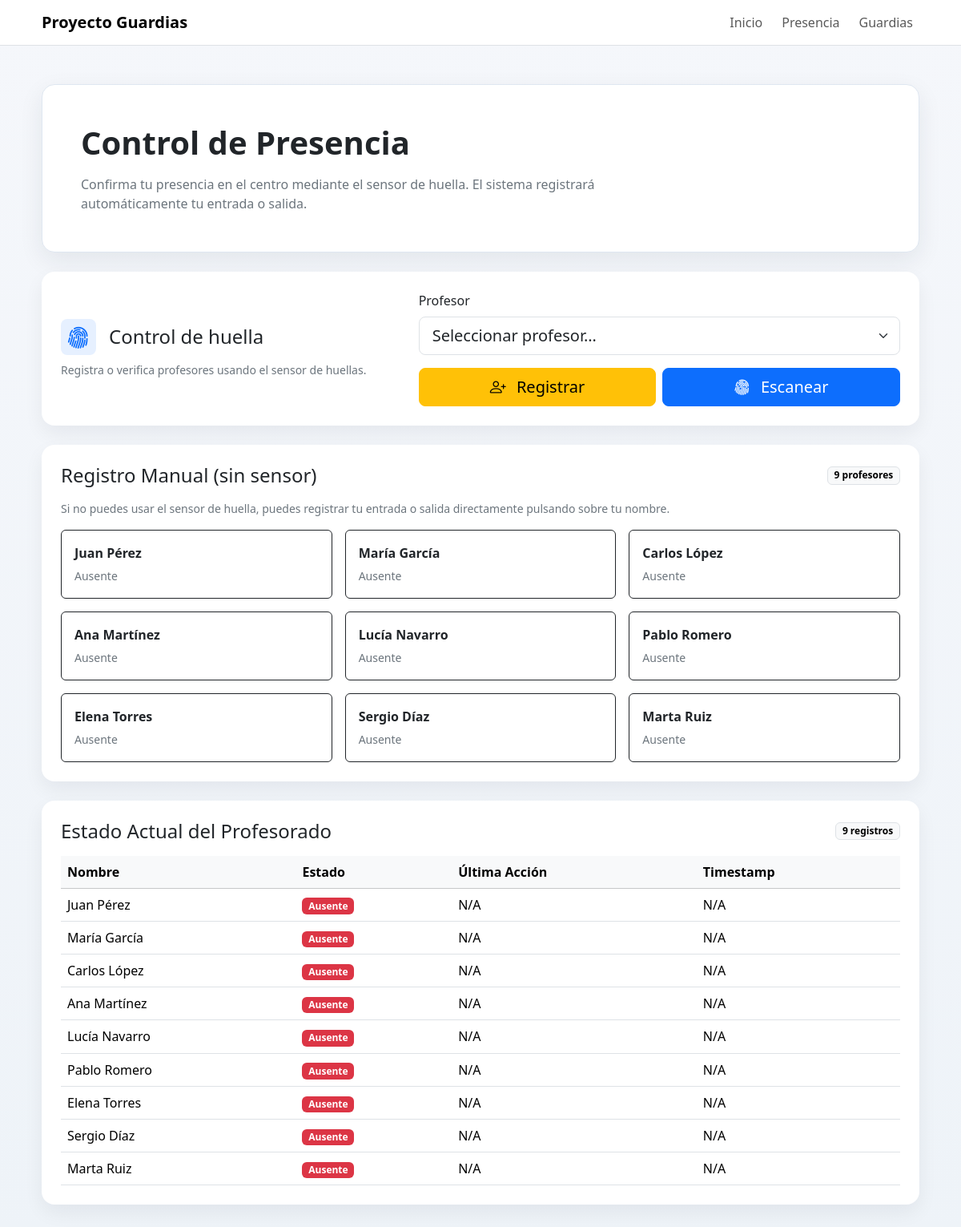
The page /presencia/ on the database as committed earlier.
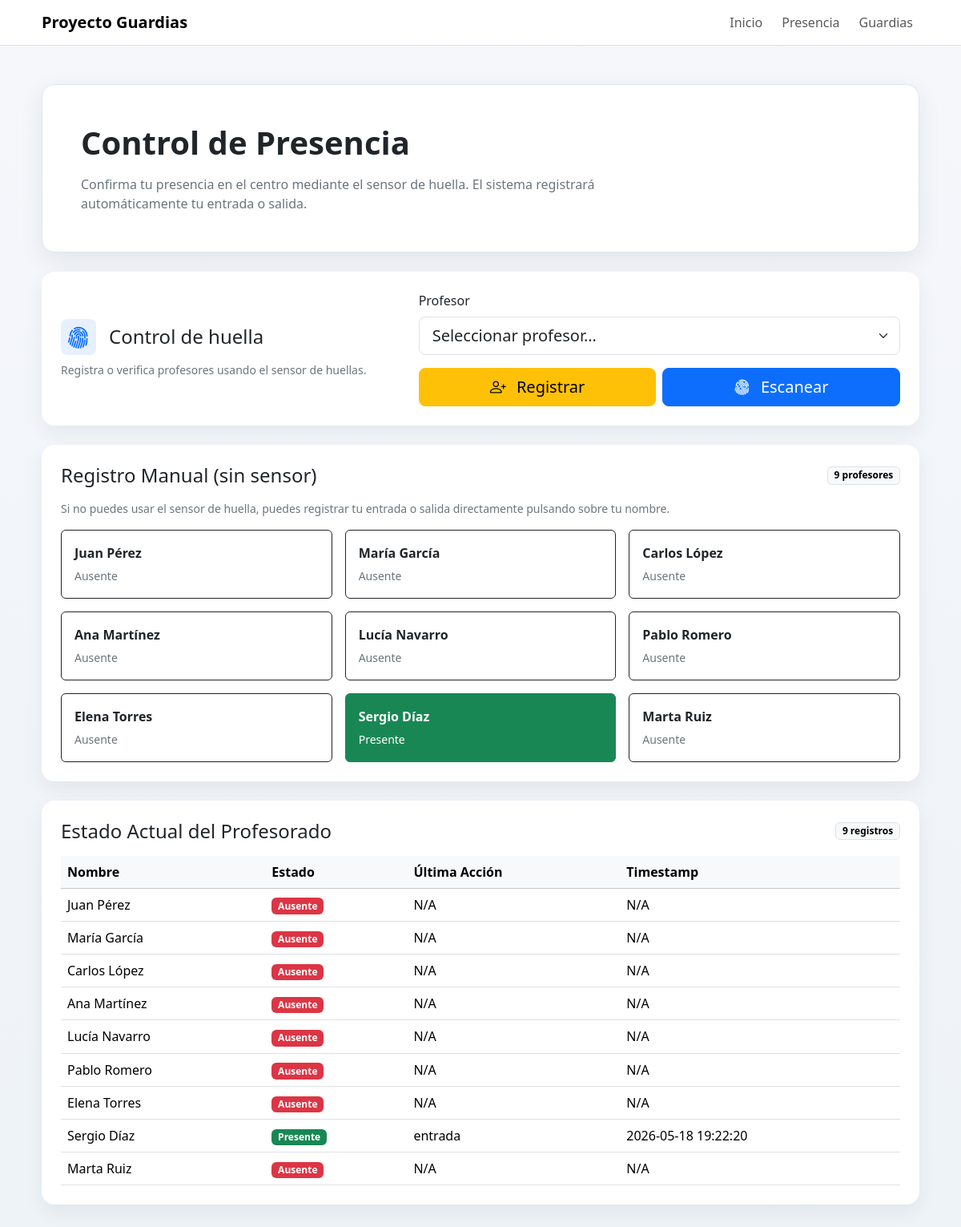
The same page on the database as committed later.
### tables this page shows
CREATE TABLE profesores (id INTEGER PRIMARY KEY AUTOINCREMENT, nombre TEXT NOT NULL, departamento TEXT, huella_id INTEGER, activo INTEGER DEFAULT 1, guardias_acumuladas INTEGER DEFAULT 0, guardias_semana INTEGER DEFAULT 0);

CREATE TABLE presencia (
    id INTEGER PRIMARY KEY AUTOINCREMENT,
    profesor_id INTEGER,
    timestamp DATETIME DEFAULT CURRENT_TIMESTAMP,
    tipo TEXT,   -- 'entrada' o 'salida'
    FOREIGN KEY (profesor_id) REFERENCES "profesores_legacy"(id)
);

### app.py (the view)
@bp.route("")
@bp.route("/")
def vista_presencia():
    try:
        estado = obtener_estado_actual()
        db = DBManager(_obtener_db_path())
        profesores = db.get_profesores()
        profesores = [p for p in profesores if p.activo == 1]
    except Exception as e:
        print(f"[ERROR estado presencia] {e}")
        estado = {}
        profesores = []
    return render_template(
        "presencia.html",
        estado=estado,
        profesores=profesores
    )

### app.py (called while the page is built)
def _obtener_db_path():
    return app.config.get("DB_PATH", "ies.db")

### modules/db/db_manager.py (called while the page is built, shortened)
    def get_connection(self):
        return sqlite3.connect(self.db_path)

    @contextmanager
    def _connection(self):
        conn = self.get_connection()
        try:
            self._ensure_schema(conn)
            yield conn
        finally:
            conn.close()

    def _fetch_all(self, query, params=(), model_cls=None):
        with self._connection() as conn:
            cursor = conn.cursor()
            cursor.execute(query, params)
            rows = cursor.fetchall()
        if model_cls is None:
            return rows
        return [model_cls(*row) for row in rows]

    def _fecha_hoy(self, fecha=None):
        return fecha or datetime.now().strftime("%Y-%m-%d")

    def _ensure_profesores_schema(self, conn):
        cursor = conn.cursor()
        cursor.execute("PRAGMA table_info(profesores)")
        schema_rows = cursor.fetchall()
        columnas = {row[1] for row in schema_rows}
        tipos = {row[1]: (row[2] or "").upper() for row in schema_rows}
        schema_actualizado = False
        if "departamento" not in columnas:
            cursor.execute("ALTER TABLE profesores ADD COLUMN departamento TEXT")
            schema_actualizado = True
        if "huella_id" not in columnas:
            cursor.execute("ALTER TABLE profesores ADD COLUMN huella_id INTEGER")
            schema_actualizado = True
        self._normalizar_huella_ids(conn)
        if schema_actualizado:
            conn.commit()

    @staticmethod
    def _normalizar_huella_id_valor(valor):
        if valor is None:
            return None
        if isinstance(valor, int):
            return valor

    def _normalizar_huella_ids(self, conn):
        cursor = conn.cursor()
        cursor.execute("SELECT id, huella_id FROM profesores")
        cambios = []
        for profesor_id, huella_id in cursor.fetchall():
            huella_normalizada = self._normalizar_huella_id_valor(huella_id)
            if huella_id != huella_normalizada:
                cambios.append((huella_normalizada, profesor_id))
        if cambios:
            cursor.executemany(
                "UPDATE profesores SET huella_id = ? WHERE id = ?",
                cambios,
            )
            conn.commit()

    def _ensure_horarios_schema(self, conn):
        cursor = conn.cursor()
        cursor.execute("PRAGMA table_info(horarios)")
        columnas = {row[1] for row in cursor.fetchall()}

### templates/presencia.html (shortened to what this page needs)
<!DOCTYPE html>
<html lang="es">
<head>
    <link href="https://cdn.jsdelivr.net/npm/bootstrap@5.3.3/dist/css/bootstrap.min.css" rel="stylesheet">
    <link rel="stylesheet" href="https://cdn.jsdelivr.net/npm/bootstrap-icons@1.11.3/font/bootstrap-icons.min.css">
</head>
<body>
    <nav class="navbar navbar-expand-lg bg-white border-bottom sticky-top">
        <div class="container app-shell">
            <a class="navbar-brand fw-semibold" href="{{ url_for('index') }}">Proyecto Guardias</a>
            <div class="collapse navbar-collapse" id="mainNav">
                <div class="navbar-nav ms-auto gap-lg-2">
                    <a class="nav-link" href="{{ url_for('index') }}">Inicio</a>
                    <a class="nav-link" href="{{ url_for('presencia.vista_presencia') }}">Presencia</a>
                    <a class="nav-link" href="{{ url_for('vista_guardias') }}">Guardias</a>
                </div>
            </div>
        </div>
    </nav>
    <main class="container app-shell py-4 py-lg-5">
        <section class="page-hero p-4 p-lg-5 mb-4">
            <div class="row g-4 align-items-center">
                <div class="col-lg-8">
                    <h1 class="display-6 fw-semibold mb-3">Control de Presencia</h1>
                    <p class="text-secondary mb-0">Confirma tu presencia en el centro mediante el sensor de huella. El sistema registrará automáticamente tu entrada o salida.</p>
                </div>
            </div>
        </section>
        <section class="card stat-card mb-4">
            <div class="card-body p-4">
                <div class="row g-4 align-items-center">
                    <div class="col-lg-5">
                        <div class="d-flex align-items-center gap-3 mb-2">
                            <div class="rounded-3 p-2 bg-primary bg-opacity-10 text-primary lh-1"
                                style="font-size:1.75rem">
                                <i class="bi bi-fingerprint"></i>
                            </div>
                            <h2 class="h4 mb-0">Control de huella</h2>
                        </div>
                        <p class="text-secondary small mb-0 mt-2">
                            Registra o verifica profesores usando el sensor de huellas.
                        </p>
                    </div>
                    <div class="col-lg-7">
                        <div class="d-grid gap-3">
                            <div>
                                <label class="form-label fw-medium">Profesor</label>
                                <select id="selectProfesor"
                                        class="form-select form-select-lg">
                                    <option value="" disabled selected>Seleccionar profesor…</option>
                                </select>
                            </div>
                            <div class="d-flex gap-2">
                                <button id="btnRegistrar"
                                        class="btn btn-warning btn-lg w-50"
                                        type="button">
                                    <i class="bi bi-person-plus me-2"></i>
                                    Registrar
                                </button>
                                <button id="btnScan"
                                        class="btn btn-primary btn-lg w-50"
                                        type="button">
                                    <i class="bi bi-fingerprint me-2"></i>
                                    Escanear
                                </button>
                            </div>
                        </div>
                    </div>
                </div>
            </div>
        </section>
        <section class="card stat-card mb-4">
            <div class="card-body p-4">
                <div class="d-flex justify-content-between align-items-center mb-3 flex-wrap gap-2">
                    <h2 class="h4 mb-0">Registro Manual (sin sensor)</h2>
                    <span class="badge text-bg-light border">{{ estado|length }} profesores</span>
                </div>
                <p class="text-secondary small mb-3">Si no puedes usar el sensor de huella, puedes registrar tu entrada o salida directamente pulsando sobre tu nombre.</p>
                <div class="row g-3">
                    {% for profesor_id, info in estado.items() %}
                    <div class="col-md-6 col-xl-4">
                        <form action="{{ url_for('registrar_guardia') }}" method="post" class="h-100">
                            <button class="btn {% if info.presente %}btn-success{% else %}btn-outline-dark{% endif %} w-100 h-100 text-start p-3" type="submit">
                                <span class="d-block fw-semibold mb-1">{{ info.nombre }}</span>
                                <span class="small {% if info.presente %}text-white{% else %}text-secondary{% endif %}">
                                    {% if info.presente %}Presente{% else %}Ausente{% endif %}
                                </span>
                            </button>
                        </form>
                    </div>
                    {% else %}
                    <div class="col-12">
                        <div class="text-center text-secondary py-3">No hay profesores disponibles para registrar.</div>
                    </div>
                    {% endfor %}
                </div>
            </div>
        </section>
        <section class="card stat-card">
            <div class="card-body p-4">
                <div class="d-flex justify-content-between align-items-center mb-3 flex-wrap gap-2">
                    <h2 class="h4 mb-0">Estado Actual del Profesorado</h2>
                    <span class="badge text-bg-light border">{{ estado|length }} registros</span>
                </div>
                <div class="table-responsive">
                    <table class="table table-hover align-middle mb-0">
                        <thead class="table-light">
                            <tr>
                                <th>Nombre</th>
                                <th>Estado</th>
                                <th>Última Acción</th>
                                <th>Timestamp</th>
                            </tr>
                        </thead>
                        <tbody>
                            {% for profesor_id, info in estado.items() %}
                            <tr>
                                <td class="fw-medium">{{ info.nombre }}</td>
                                <td>
                                    <span class="badge {% if info.presente %}text-bg-success{% else %}text-bg-danger{% endif %}">
                                        {% if info.presente %}Presente{% else %}Ausente{% endif %}
                                    </span>
                                </td>
                                <td>{{ info.ultima_accion or 'N/A' }}</td>
                                <td>{{ info.timestamp or 'N/A' }}</td>
                            </tr>
                            {% else %}
                            <tr>
                                <td colspan="4" class="text-center text-secondary py-4">No hay registros de presencia para mostrar.</td>
                            </tr>
                            {% endfor %}
                        </tbody>
                    </table>
                </div>
            </div>
        </section>
    </main>
</body>
</html>

### templates/presencia.html (style rules this page uses)
body { background: linear-gradient(180deg, #f5f7fb 0%, #eef3f8 100%); min-height: 100vh; }
.app-shell { max-width: 1120px; }
.page-hero { background: #ffffff; border: 1px solid #dfe7f1; border-radius: 1rem; box-shadow: 0 10px 30px rgba(31, 41, 55, 0.08); }
.stat-card, .content-card { border: 0; border-radius: 1rem; box-shadow: 0 10px 24px rgba(15, 23, 42, 0.06); }

Rows that differ between the two databases and show on the page:
added presencia: tipo "entrada", timestamp "2026-05-18 19:22:20"
Other text that changed with them:
list line gone: "Ausente"
new list line: "Presente"
new list line: "Sergio Díaz"
list line gone: "Sergio Díaz"
list line gone: "Ausente N/A N/A"
